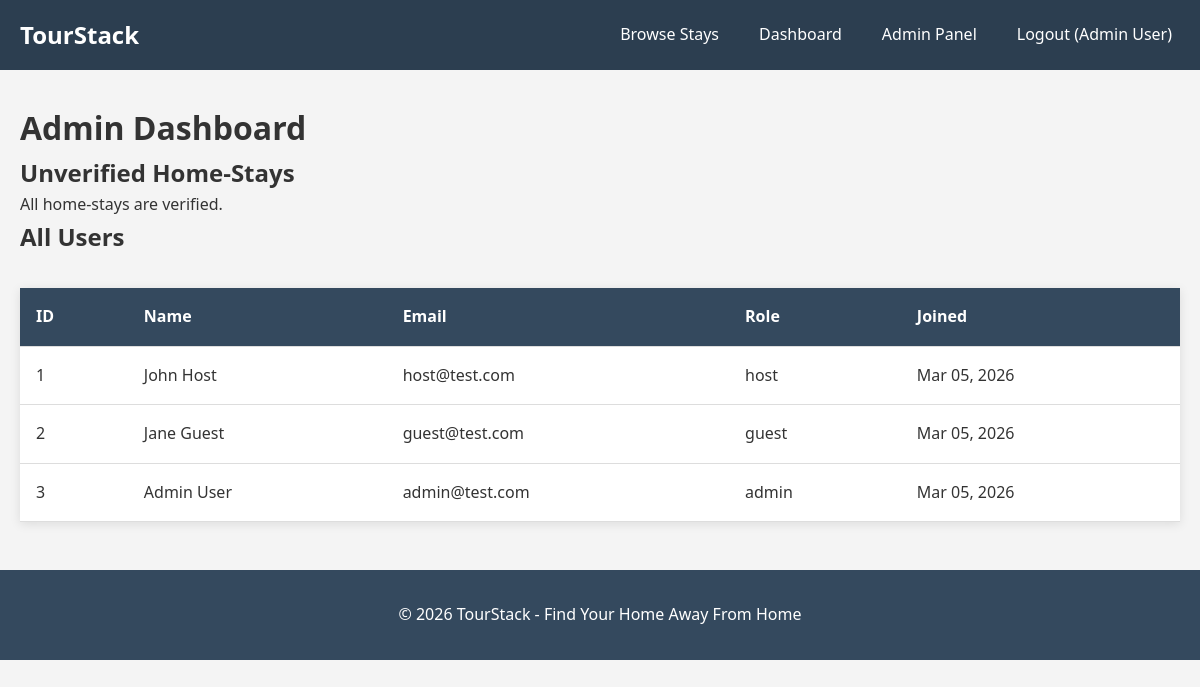
/index.php?page=admin-dashboard (signed in), run on an earlier commit of the app's database.
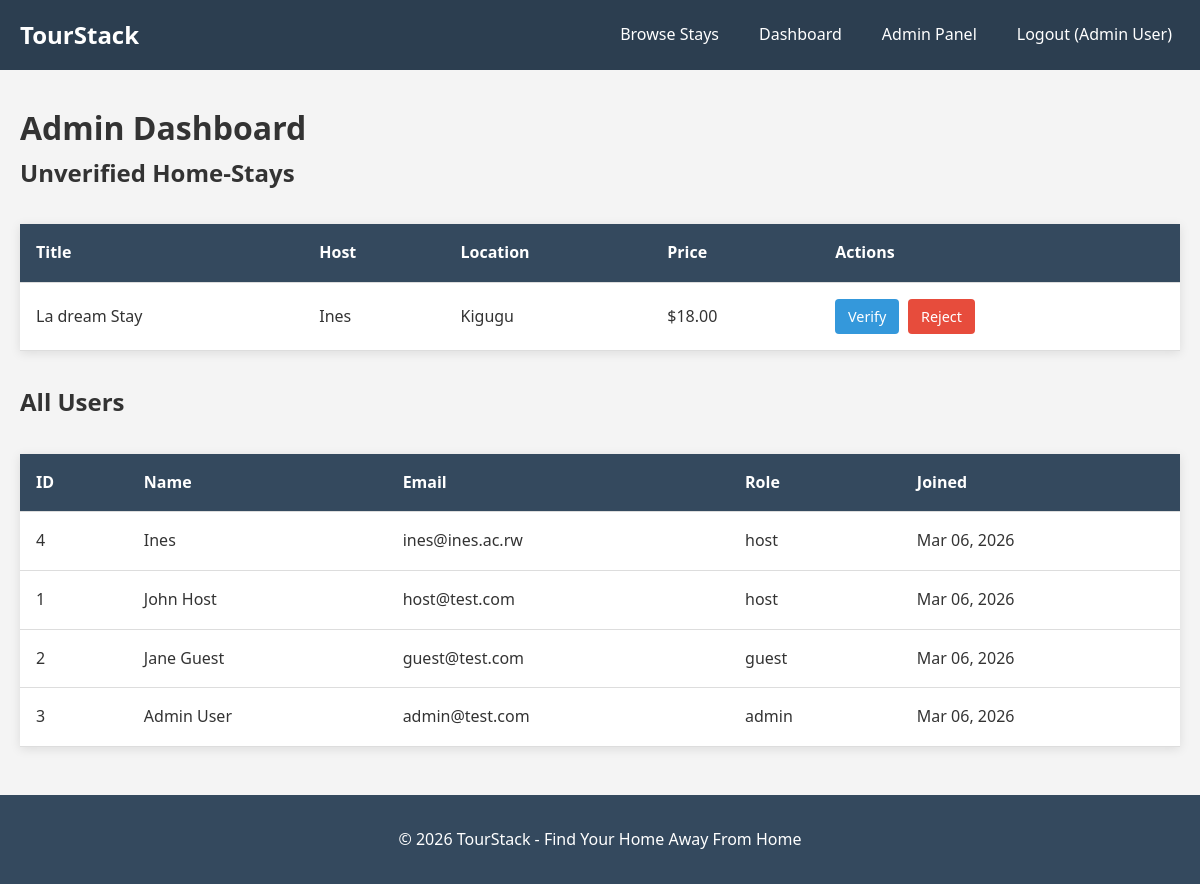
And on a later commit of the database.
### tables this page shows
CREATE TABLE `users` (
  `id` int(11) NOT NULL,
  `name` varchar(100) NOT NULL,
  `email` varchar(100) NOT NULL,
  `password` varchar(255) NOT NULL,
  `role` enum('host','guest','admin') DEFAULT 'guest',
  `created_at` timestamp NOT NULL DEFAULT current_timestamp()
);

CREATE TABLE `homestays` (
  `id` int(11) NOT NULL,
  `host_id` int(11) NOT NULL,
  `title` varchar(200) NOT NULL,
  `description` text DEFAULT NULL,
  `price` decimal(10,2) NOT NULL,
  `location` varchar(200) NOT NULL,
  `cultural_tag` enum('Imigongo','volcanic stone','traditional','none') DEFAULT 'none',
  `image` varchar(255) DEFAULT 'placeholder.jpg',
  `verified` tinyint(1) DEFAULT 0,
  `created_at` timestamp NOT NULL DEFAULT current_timestamp()
);

### admin-dashboard.php (the view, shortened to what this page needs)
<?php
$stmt = $conn->prepare("
    SELECT h.*, u.name as host_name
    FROM homestays h
    JOIN users u ON h.host_id = u.id
    WHERE h.verified = 0
");
$stmt->execute();
$unverified = $stmt->get_result();
$users = $conn->query("SELECT id, name, email, role, created_at FROM users ORDER BY created_at DESC");
?>
<h1>Admin Dashboard</h1>
<h2>Unverified Home-Stays</h2>
<?php if ($unverified->num_rows > 0): ?>
    <table class="table">
        <thead>
            <tr>
                <th>Title</th>
                <th>Host</th>
                <th>Location</th>
                <th>Price</th>
                <th>Actions</th>
            </tr>
        </thead>
        <tbody>
            <?php while($stay = $unverified->fetch_assoc()): ?>
                <tr>
                    <td><?php echo $stay['title']; ?></td>
                    <td><?php echo $stay['host_name']; ?></td>
                    <td><?php echo $stay['location']; ?></td>
                    <td>$<?php echo $stay['price']; ?></td>
                    <td>
                        <a href="verify-stay.php?id=<?php echo $stay['id']; ?>&action=verify" class="btn-small">Verify</a>
                        <a href="verify-stay.php?id=<?php echo $stay['id']; ?>&action=reject" class="btn-small btn-danger">Reject</a>
                    </td>
                </tr>
            <?php endwhile; ?>
        </tbody>
    </table>
<?php else: ?>
    <p>All home-stays are verified.</p>
<?php endif; ?>
<h2>All Users</h2>
<table class="table">
    <thead>
        <tr>
            <th>ID</th>
            <th>Name</th>
            <th>Email</th>
            <th>Role</th>
            <th>Joined</th>
        </tr>
    </thead>
    <tbody>
        <?php while($user = $users->fetch_assoc()): ?>
            <tr>
                <td><?php echo $user['id']; ?></td>
                <td><?php echo $user['name']; ?></td>
                <td><?php echo $user['email']; ?></td>
                <td><?php echo $user['role']; ?></td>
                <td><?php echo date('M d, Y', strtotime($user['created_at'])); ?></td>
            </tr>
        <?php endwhile; ?>
    </tbody>
</table>

### header.php (shortened to what this page needs)
<!DOCTYPE html>
<html lang="en">
<head>
    <link rel="stylesheet" href="style.css">
</head>
<body>
    <nav class="navbar">
        <div class="container">
            <a href="index.php?page=home" class="logo">TourStack</a>
            <ul class="nav-menu">
                <li><a href="index.php?page=listings">Browse Stays</a></li>
                <?php if (isset($_SESSION['user_id'])): ?>
                    <li><a href="index.php?page=dashboard">Dashboard</a></li>
                    <?php if ($_SESSION['role'] == 'admin'): ?>
                        <li><a href="index.php?page=admin-dashboard">Admin Panel</a></li>
                    <?php endif; ?>
                    <li><a href="index.php?page=logout">Logout (<?php echo $_SESSION['name']; ?>)</a></li>
                <?php else: ?>
                    <li><a href="index.php?page=login">Login</a></li>
                    <li><a href="index.php?page=register">Register</a></li>
                <?php endif; ?>
            </ul>
        </div>
    </nav>
    <main class="container">

### index.php (shortened to what this page needs)
<?php
require_once 'config.php';
$page = isset($_GET['page']) ? $_GET['page'] : 'home';
include 'header.php';
switch($page) {
    case 'admin-dashboard':
        include 'admin-dashboard.php';
        break;
}
include 'footer.php';
?>

### footer.php (shortened to what this page needs)
    </main>
    <footer class="footer">
        <div class="container">
            <p>&copy; 2026 TourStack - Find Your Home Away From Home</p>
        </div>
    </footer>
</body>
</html>

### style.css (style rules this page uses)
* { margin: 0; padding: 0; box-sizing: border-box; }
body { font-family: 'Segoe UI', Tahoma, Geneva, Verdana, sans-serif; line-height: 1.6; color: #333; background-color: #f4f4f4; }
.container { max-width: 1200px; margin: 0 auto; padding: 0 20px; }
.navbar { background: #2c3e50; color: white; padding: 1rem 0; margin-bottom: 2rem; }
.navbar .container { display: flex; justify-content: space-between; align-items: center; }
.logo { color: white; text-decoration: none; font-size: 1.5rem; font-weight: bold; }
.nav-menu { list-style: none; display: flex; gap: 1.5rem; }
.nav-menu a { color: white; text-decoration: none; padding: 0.5rem; }
.btn-small { display: inline-block; background: #3498db; color: white; padding: 0.4rem 0.8rem; border: none; border-radius: 4px; text-decoration: none; font-size: 0.9rem; cursor: pointer; margin-right: 0.3rem; }
.btn-danger { background: #e74c3c; }
.table { width: 100%; background: white; border-collapse: collapse; margin: 2rem 0; box-shadow: 0 2px 10px rgba(0,0,0,0.1); }
.table th, .table td { padding: 1rem; text-align: left; border-bottom: 1px solid #ddd; }
.table th { background: #34495e; color: white; }
.footer { background: #34495e; color: white; text-align: center; padding: 2rem 0; margin-top: 3rem; }

What changed in the data, as far as the page shows it:
added homestays: title "La dream Stay", host.name "Ines", location "Kigugu", price "18.00"
added users: id "4", name "Ines", email "ines@ines.ac.rw", role "host", created_at "Mar 06, 2026"
changed users "John Host": created_at "Mar 05, 2026" → "Mar 06, 2026"
changed users "Jane Guest": created_at "Mar 05, 2026" → "Mar 06, 2026"
changed users "Admin User": created_at "Mar 05, 2026" → "Mar 06, 2026"
Also different on the page:
text no longer shown: "All home-stays are verified."
text now shown: "Title Host Location Price Actions"
